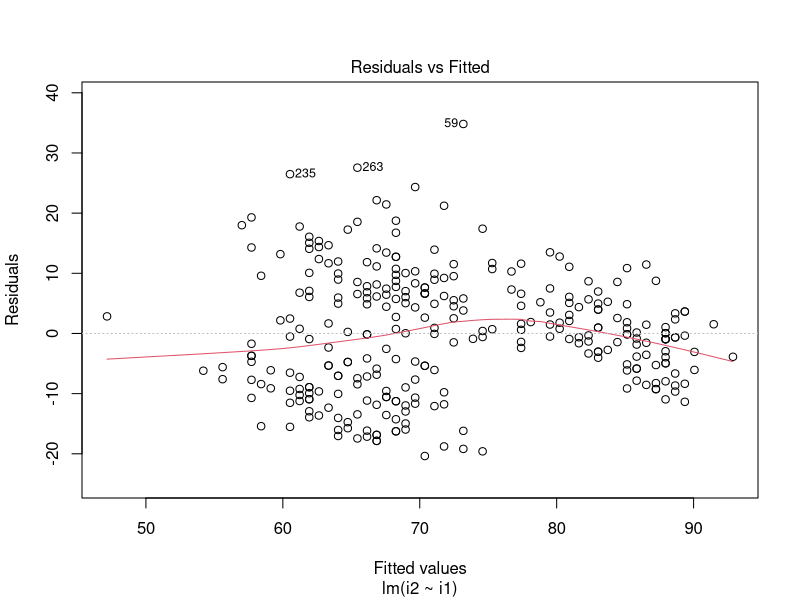
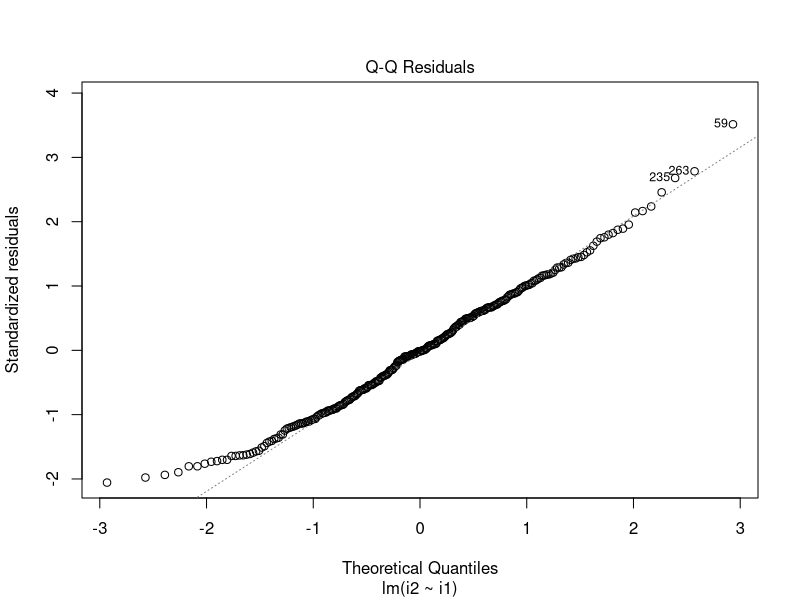
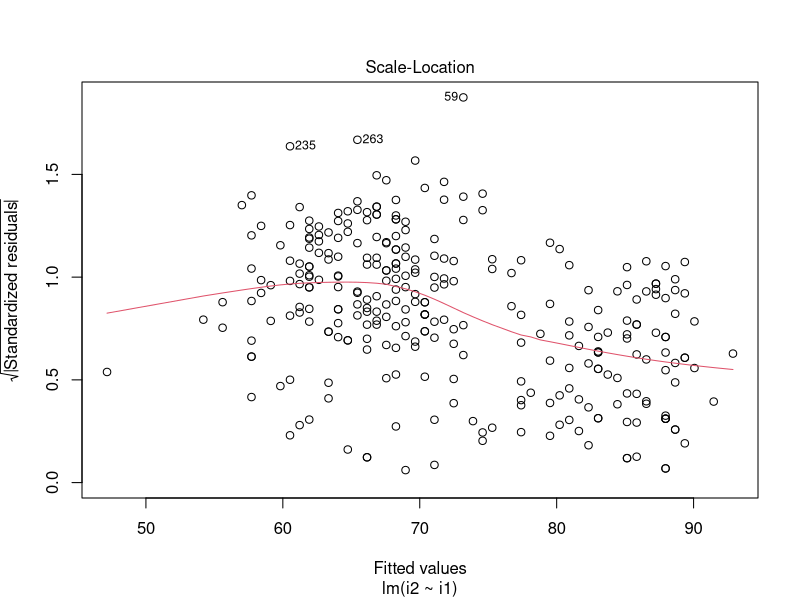
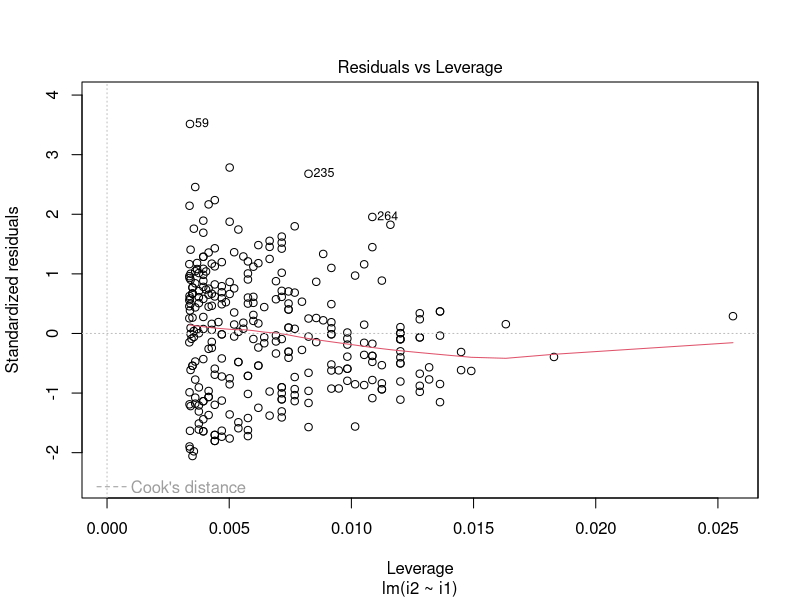
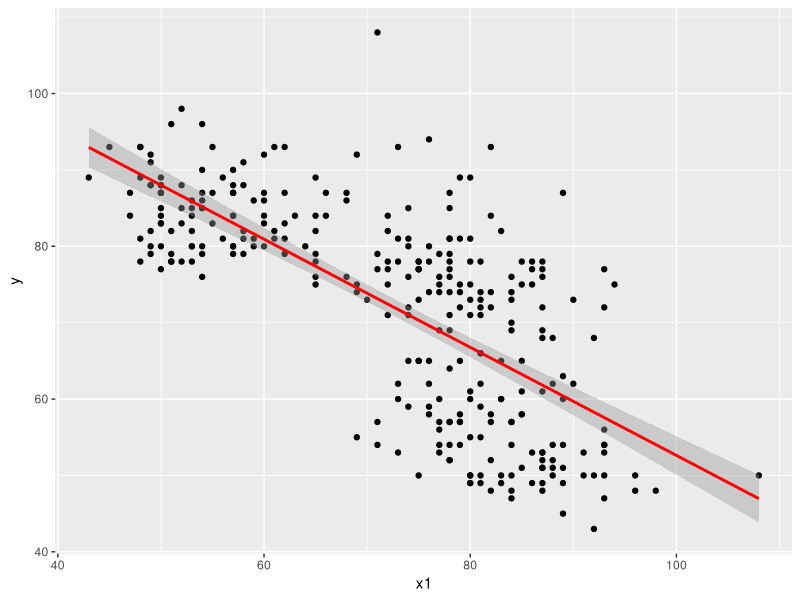

The R script that drew these images, in order:
library(ggplot2)
library(MASS)
data<-geyser
n<-length(data$waiting)
# Reescritura de las columnas
colnames(data)<-c("i","d")
# Llenado de la columna i+1
data$i1<-c(data$i[-1],0)
data$i2<-c(data$i1[-1],0)
# Eliminacion de la ultima fila
data<-data[-c(n,n-1),colnames(data)]
n<-n-2
reg<-lm(i2~i1,data)
summary(reg)
plot(reg)
# Grafica con los intervalos de confianza
ggplot(data.frame(y=data$i1,x1=data$i),
aes(x1,y))+
geom_point()+
stat_smooth(method="lm",
col="red")
